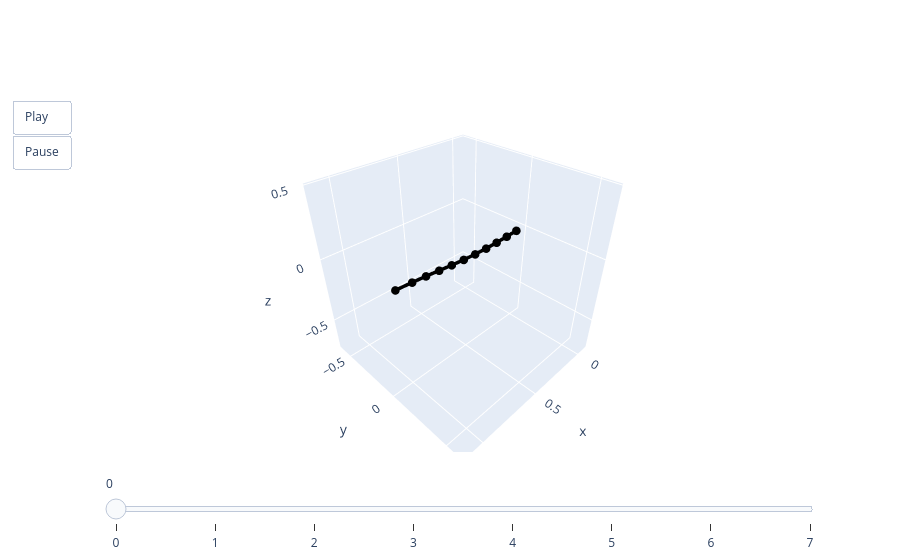

Notebook code for this chart:
### Code cell
animate(pred_train[0])

### Figure 1 — Plotly figure (JSON) as saved in the notebook; plotly's stock layout.template omitted (floating-point values rounded to 4 significant figures)
{"data": [{"line": {"color": "black", "width": 7}, "marker": {"size": 5}, "mode": "lines+markers", "type": "scatter3d", "x": [0, 0.104, 0.2085, 0.3131, 0.4178, 0.5223, 0.6266, 0.7306, 0.8344, 0.938, 1.057], "y": [0, 0, 0, 0, 0, 0, 0, 0, 0, 0, 0], "z": [0, -0.005254, -0.009177, -0.01044, -0.008338, -0.0028, 0.005649, 0.0159, 0.02628, 0.03467, 0.04239]}], "layout": {"scene": {"aspectmode": "cube", "xaxis": {"autorange": false, "range": [-0.1057, 1.162]}, "yaxis": {"autorange": false, "range": [-0.634, 0.634]}, "zaxis": {"autorange": false, "range": [-0.7587, 0.5092]}}, "sliders": [{"steps": [{"args": [["0"], {"frame": {"duration": 0, "redraw": true}, "mode": "immediate"}], "label": "0", "method": "animate"}, {"args": [["1"], {"frame": {"duration": 0, "redraw": true}, "mode": "immediate"}], "label": "1", "method": "animate"}, {"args": [["2"], {"frame": {"duration": 0, "redraw": true}, "mode": "immediate"}], "label": "2", "method": "animate"}, {"args": [["3"], {"frame": {"duration": 0, "redraw": true}, "mode": "immediate"}], "label": "3", "method": "animate"}, {"args": [["4"], {"frame": {"duration": 0, "redraw": true}, "mode": "immediate"}], "label": "4", "method": "animate"}, {"args": [["5"], {"frame": {"duration": 0, "redraw": true}, "mode": "immediate"}], "label": "5", "method": "animate"}, {"args": [["6"], {"frame": {"duration": 0, "redraw": true}, "mode": "immediate"}], "label": "6", "method": "animate"}, {"args": [["7"], {"frame": {"duration": 0, "redraw": true}, "mode": "immediate"}], "label": "7", "method": "animate"}]}], "updatemenus": [{"buttons": [{"args": [null, {"frame": {"duration": 50, "redraw": true}, "fromcurrent": true}], "label": "Play", "method": "animate"}, {"args": [[null], {"frame": {"duration": 0, "redraw": true}, "mode": "immediate"}], "label": "Pause", "method": "animate"}], "showactive": false, "type": "buttons"}]}}
